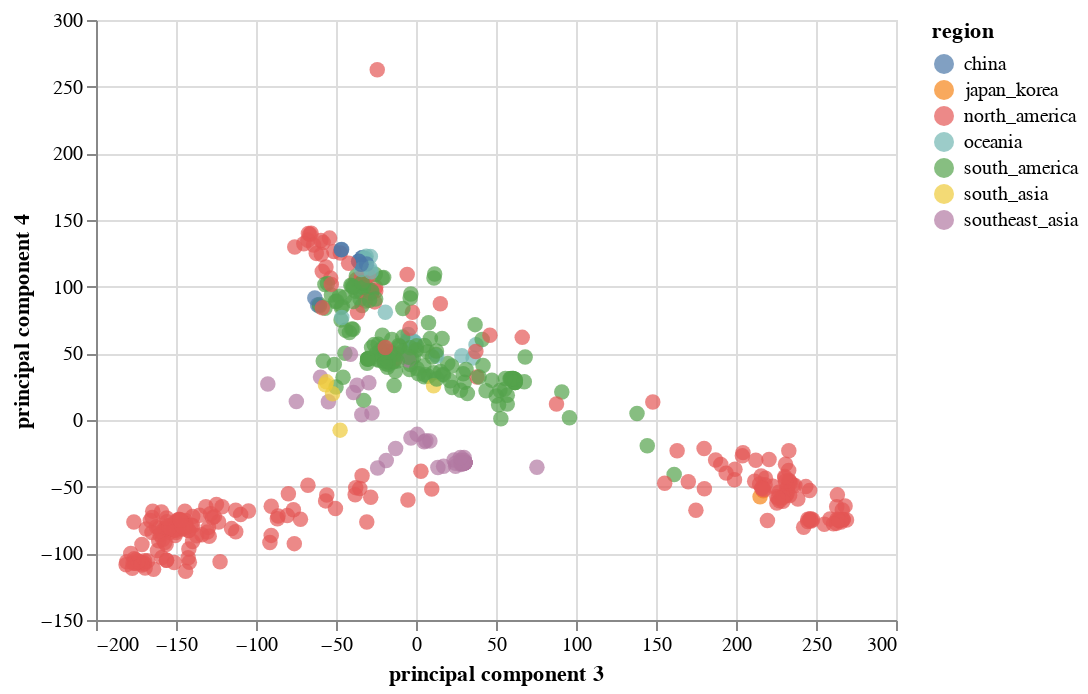

The cell this chart's notebook holds for it:
### Code cell
import altair as alt

alt.Chart(finalDf).mark_circle(size=60).encode(
    x='principal component 3',
    y='principal component 4',
    color='region',
    tooltip=['strain', 'region']
).interactive()

### Figure 1 — Vega-Lite specification as saved in the notebook (floating-point values rounded to 4 significant figures; data arrays with more than 128 entries replaced by an {"elided": "..."} marker saying what was removed)
{"$schema": "https://vega.github.io/schema/vega-lite/v3.3.0.json", "config": {"mark": {"tooltip": null}, "view": {"height": 300, "width": 400}}, "data": {"name": "data-322a061a5801ab5d35436e694d18a5d8"}, "datasets": {"data-322a061a5801ab5d35436e694d18a5d8": {"elided": "519 records"}}, "encoding": {"color": {"field": "region", "type": "nominal"}, "tooltip": [{"field": "strain", "type": "nominal"}, {"field": "region", "type": "nominal"}], "x": {"field": "principal component 3", "type": "quantitative"}, "y": {"field": "principal component 4", "type": "quantitative"}}, "mark": {"size": 60, "type": "circle"}, "selection": {"selector047": {"bind": "scales", "encodings": ["x", "y"], "type": "interval"}}}
